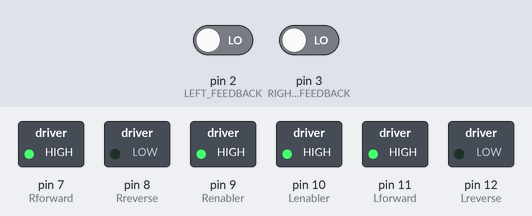
Bench run of a sketch on a simulated Arduino Uno, built with avr-gcc and run on an emulated ATmega328P. Shown: switched loads named in the sketch (green lamp = pin HIGH). The test bench sets the inputs (shaded band); at power-on: pin 2 (LEFT_FEEDBACK) LOW, pin 3 (RIGHT_FEEDBACK) LOW. What the sketch prints to the serial monitor is not drawn.

Above: at 0.1 s.
Timing chart, 0 to 1.6 s (numbered marks = the images above):
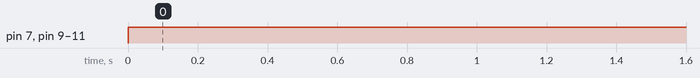

Measured:
- by itself, pin 7 (Rforward), pin 9 (Renabler), pin 10 (Lenabler), pin 11 (Lforward): LOW → HIGH at 0.00 s

The sketch:

Story_6.ino
```cpp
const int LEFT_FEEDBACK = 2;
const int RIGHT_FEEDBACK = 3;
volatile int leftcounter = 0;
volatile int rightcounter = 0;
int Lforward = 11;
int Lreverse = 12;
int Rreverse = 8;
int Lenabler = 10;
int Renabler = 9;
int Rforward = 7;

//setup function runs once when you press reset or power the board
void setup()
{
  pinMode(Lreverse, OUTPUT);
  pinMode(Lforward, OUTPUT);
  pinMode(Rforward, OUTPUT);
  pinMode(Renabler, OUTPUT);
  pinMode(Lenabler, OUTPUT);
  pinMode(Rreverse, OUTPUT);
  Serial.begin(115200);
  attachInterrupt(digitalPinToInterrupt(LEFT_FEEDBACK),LeftMotorISR,RISING);
  attachInterrupt(digitalPinToInterrupt(RIGHT_FEEDBACK),RightMotorISR,RISING);
}

void loop () {
  digitalWrite(Renabler, HIGH);
  digitalWrite(Lenabler, HIGH);

  digitalWrite(Rforward, HIGH);
  digitalWrite(Lforward, HIGH);
  delay(10000);

  Serial.print("Left Counter");
  Serial.println(leftcounter);

  Serial.print("Right Counter");
  Serial.println(rightcounter);
}
void LeftMotorISR(){
  leftcounter++;
}
void RightMotorISR(){
rightcounter++;
}
```
